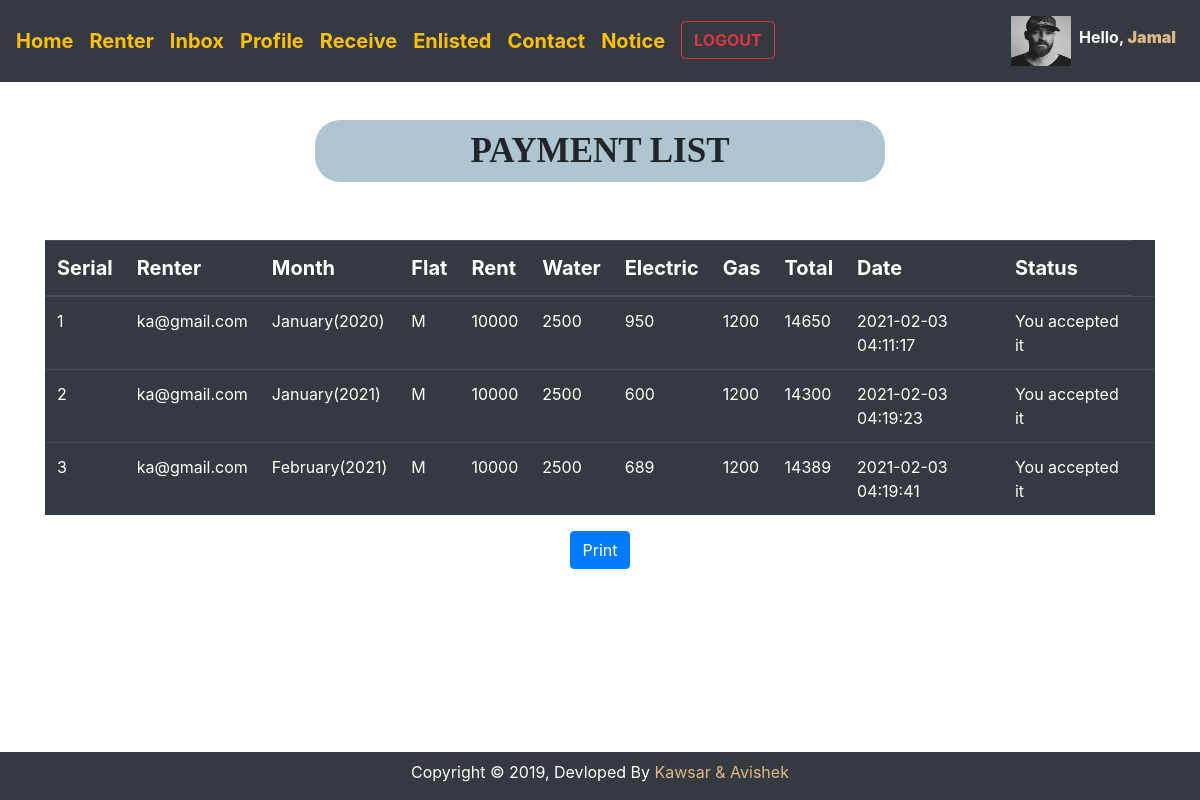
/Totalown.php (signed in), run on the app's committed database.
### tables this page shows
CREATE TABLE `tbl_payment` (
  `pid` int(255) NOT NULL,
  `email` varchar(255) NOT NULL,
  `remail` varchar(255) NOT NULL,
  `month` varchar(255) NOT NULL,
  `year` varchar(255) NOT NULL,
  `rentbill` int(255) NOT NULL,
  `waterbill` int(255) NOT NULL,
  `electricbill` int(255) NOT NULL,
  `gasbill` int(255) NOT NULL,
  `total` int(255) NOT NULL,
  `flat_no` varchar(255) NOT NULL,
  `flat_code` varchar(255) NOT NULL,
  `status` int(11) NOT NULL DEFAULT '0',
  `date` timestamp NOT NULL DEFAULT CURRENT_TIMESTAMP
);

### lib/Session.php (called while the page is built, shortened)
<?php
class Session
{
	public static function get($key)
	{
		if(isset($_SESSION[$key]))
		{
            return  $_SESSION[$key];
		}
		else
		{
               return false;
		}
	}
}
?>

### lib/database.php (called while the page is built, shortened)
<?php
class database
{
  public $host = DB_HOST;
  public $user = DB_USER;
  public $pass = DB_PASS;
  public $name = DB_NAME;
  public $link;
  private function connectDB()
  {
  	$this->link = new mysqli($this->host,$this->user,$this->pass,$this->name);
  }
  public function select($search)
  {
  	$result = $this->link->query($search) or die($this->link->error.__LINE__);
  	if($result->num_rows>0)
  	{
  		return $result;
  	}
  	else
  	{
  		return false;
  	}
  }
}
?>

### Totalown.php (the view, shortened to what this page needs)
<?php
 include "inc/header.php";
 include "lib/database.php";
  if(Session::get('state') == '0')
 {
 $db = new database();
?>
<div class="container" style="margin-top:10%">
<div class="row">
    <div class="col-sm-3"></div>
        <div class="col-sm-6 PersonsDetails custom text-uppercase font-weight-bold">Payment List</div>
    <div class="col-sm-3"></div>
</div>
    <div class="table-responsive mt-3">
        <table class="table table-dark table-hover">
            <thead>
                <tr>
                    <th>Serial</th>
                    <th>Renter</th>
                    <th>Month</th>
                    <th>Flat</th>
                    <th>Rent</th>
                    <th>Water</th>
                    <th>Electric</th>
                    <th>Gas</th>
                    <th>Total</th>
                    <th>Date</th>
                    <th>Status</th>
                </tr>
            </thead>
          <tbody id="myTable">
<?php
$mail = Session::get('email');
?>
<?php
$query = "SELECT * FROM tbl_payment WHERE email='$mail' AND status = 1";
$gg = $db->select($query);
if($gg)
{
     $i = 0;
    while($result = $gg->fetch_assoc())
    {
        $i++;
?>
                <tr>
                    <td><?php echo $i;?></td>
                    <td><?php echo $result['remail'];?></td>
                    <td><?php echo $result['month']."(".$result['year'].")";?></td>
                    <td><?php echo $result['flat_no'];?></td>
                    <td><?php echo $result['rentbill'];?></td>
                    <td><?php echo $result['waterbill'];?></td>
                    <td><?php echo $result['gasbill'];?></td>
                    <td><?php echo $result['electricbill'];?></td>
                    <td><?php echo $result['total'];?></td>
                    <td><?php echo $result['date'];?></td>
                    <td>You accepted it</td>
                    <td></td>
                </tr>
                   <?php  } }?>
            </tbody>
        </table>
    </div>
    <div class="text-center">
  <button onclick="window.print()" class="btn btn-primary">Print</button>
</div>
</div>
<br><br>
<?php
 include "inc/footer.php";
}
?>

### css/style.css (style rules this page uses)
.PersonsDetails { background-color: #AFC5CF; height: 62px; border-radius: 25px; padding: 5px; margin-bottom: 42px; text-align: center; font-family: "Times New Roman", Times, serif; font-size: 35px; }

### inc/header.php (style rules this page uses)
th { font-size: 20px; }

### data on the page
tbl_payment: remail "ka@gmail.com", month "January", year "2020", flat_no "M", rentbill "10000", waterbill "2500", gasbill "950", electricbill "1200", total "14650", date "2021-02-03 04:11:17"
tbl_payment: remail "ka@gmail.com", month "January", year "2021", flat_no "M", rentbill "10000", waterbill "2500", gasbill "600", electricbill "1200", total "14300", date "2021-02-03 04:19:23"
tbl_payment: remail "ka@gmail.com", month "February", year "2021", flat_no "M", rentbill "10000", waterbill "2500", gasbill "689", electricbill "1200", total "14389", date "2021-02-03 04:19:41"

### other printed values
Session::get('name') "Jamal"
